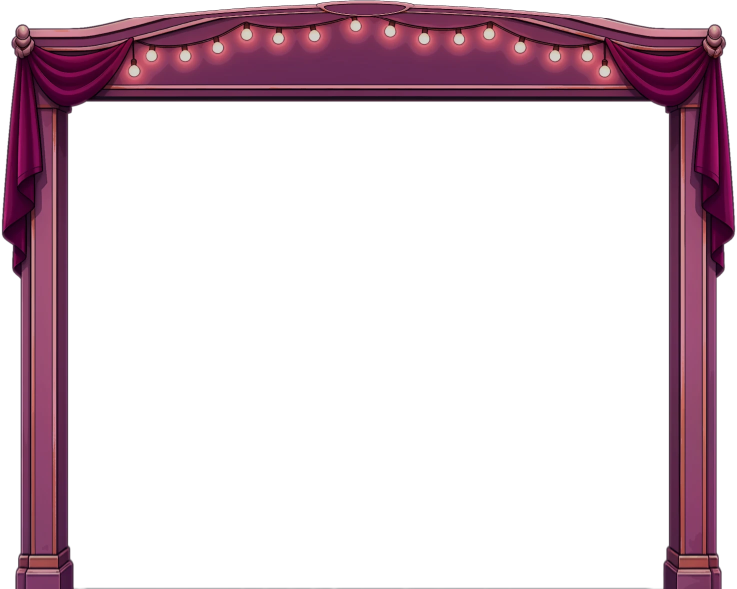
#> input picture assets/final/webp/frame/b2_crown_landscape.webp, 1474 x 1177 px (shown at 1/2 size); its folder holds 4 pictures in this run
$ python gen-frame-glow.py
#> lines starting #> are read from the running program, lines starting #| are printed output that depends on the picture; after the words box and inside, x2 and y2 are one past the last pixel; in counts of white or black regions, pixels touching at a corner belong together
#!/usr/bin/env python3
"""v3.12 board-frame neon halo (James 2026-10-26: "more glow ... on the frame").
Pre-renders a soft pink neon halo around the B2 crown silhouette (crown + pilasters + drapes) per orientation, so the
game only fades one static image on opacity (no per-frame blur/shadow/canvas work). The halo sits BEHIND the crown and
the recess (alcove.ts #alcoveGlow), is cleared inside the board opening (the portrait recess is semi-transparent over
Roxy) and has no round shapes of its own: it follows the frame's outline only.
Output canvas = crown png + PADpx on every side, at SCALE of the crown's px (alcove.ts GLOW mirrors PAD).
  python3 scripts/gen-frame-glow.py      (from frontend/apps/elfhaus)
"""
from pathlib import Path
import numpy as np
from PIL import Image, ImageFilter

REPO = Path(__file__).resolve().parents[4]
DIR = REPO / 'assets/final/webp/frame'
PAD, SCALE = 160, 0.5                      # crown png px of halo room per side; output resolution (soft image, half res is plenty)
BOARD = {'landscape': (147, 222, 1180, 944), 'portrait': (160, 313, 1283, 1026)}  # frames.json board_in_png
CORE, HAZE = (255, 122, 206), (255, 64, 168)   # neon pink: hot core near the edge, deeper magenta haze further out (not the wild gold)

def blur(a, r):
    return np.asarray(Image.fromarray((a * 255).astype(np.uint8)).filter(ImageFilter.GaussianBlur(r)), np.float32) / 255

for o, (bx, by, bw, bh) in BOARD.items():
    cr = Image.open(DIR / f'b2_crown_{o}.webp').convert('RGBA')
#> cr is the input picture: PIL image 1474x1177 RGBA; mean R, G, B, A 31.4, 14.6, 22.4, 66.6
    W, H = cr.size
#> W = 1474; H = 1177
    w, h = round((W + 2 * PAD) * SCALE), round((H + 2 * PAD) * SCALE)
#> w = 897; h = 748
    a = np.zeros((h, w), np.float32)
    sil = cr.getchannel('A').resize((round(W * SCALE), round(H * SCALE)), Image.LANCZOS)
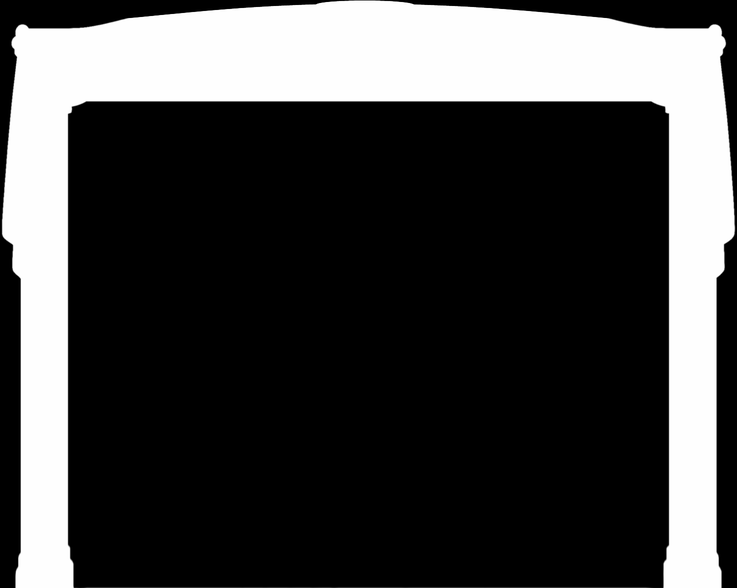
#> sil: PIL image 737x588 L; min 0, max 255, mean 66.6
    p = round(PAD * SCALE)
    a[p:p + sil.height, p:p + sil.width] = (np.asarray(sil, np.float32) / 255 > 0.5)
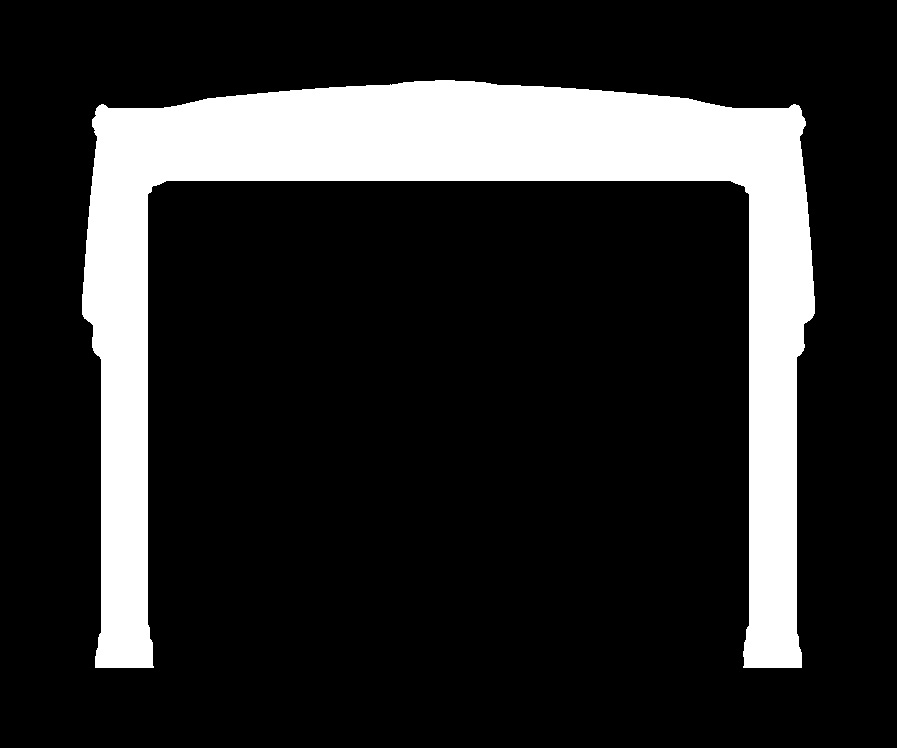
#> a: shape (748, 897) float32; values 0 (black) and 1 (white), 16.9% white; 1 white region, box (x1, y1, x2, y2) and area: (82, 80, 815, 668) 113291
    # long-tailed neon falloff from three gaussians (sigma in crown px; portrait art is drawn ~2x denser per screen px)
    k = 1.0 if o == 'landscape' else 1.5
    g1, g2, g3 = (blur(a, sg * k * SCALE) for sg in (6, 22, 60))
#> call 3 of blur, with r = 30
#> in blur (call 3), `return np.asarray(Image.fromarray((a * 255).astype(np.uint8)).filter(I..`:
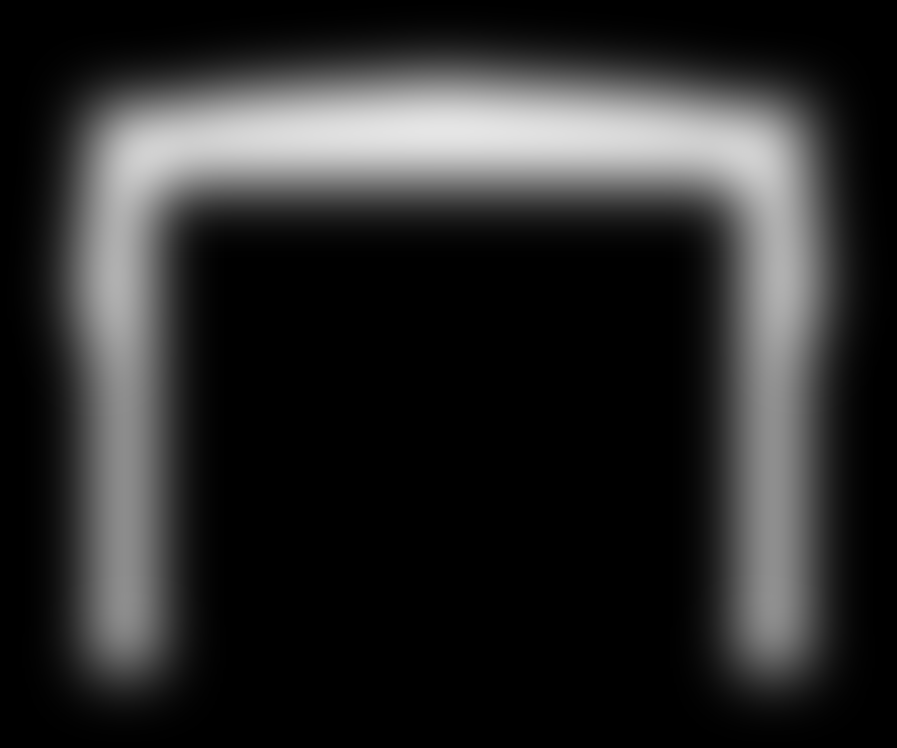
#> returned value: shape (748, 897) float32; min 0, max 0.898, mean 0.169
    near = np.clip(g1 * 2, 0, 1)
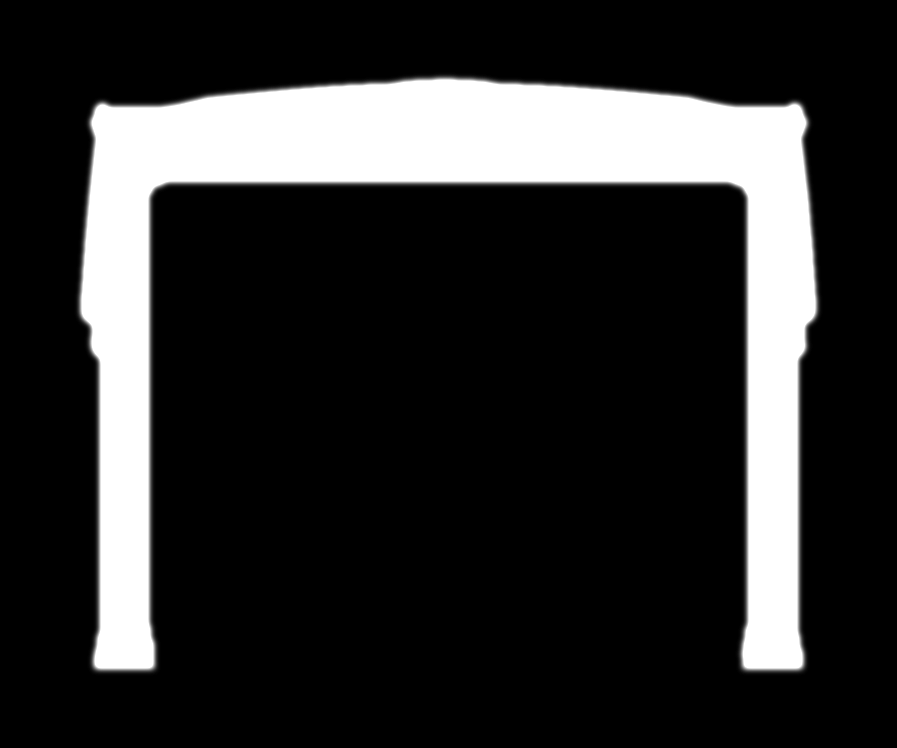
#> near: shape (748, 897) float32; min 0, max 1, mean 0.182
    alpha = np.clip(0.55 * near + 0.55 * np.clip(g2 * 2, 0, 1) + 0.45 * np.clip(g3 * 2, 0, 1), 0, 1)
    # clear the board opening: only a soft, dim spill (INNER px, fading over EDGE px) reaches past the crown's lips onto the reels
    yy, xx = np.mgrid[0:h, 0:w].astype(np.float32)
    INNER, EDGE = 12, 26
    x0, y0, x1, y1 = [(v + PAD) * SCALE for v in (bx - INNER, by - INNER, bx + bw + INNER, by + bh + INNER)]
    inside = np.clip(np.minimum.reduce([xx - x0, x1 - xx, yy - y0, y1 - yy]) / (EDGE * SCALE), 0, 1)
    alpha *= (1 - inside) ** 2
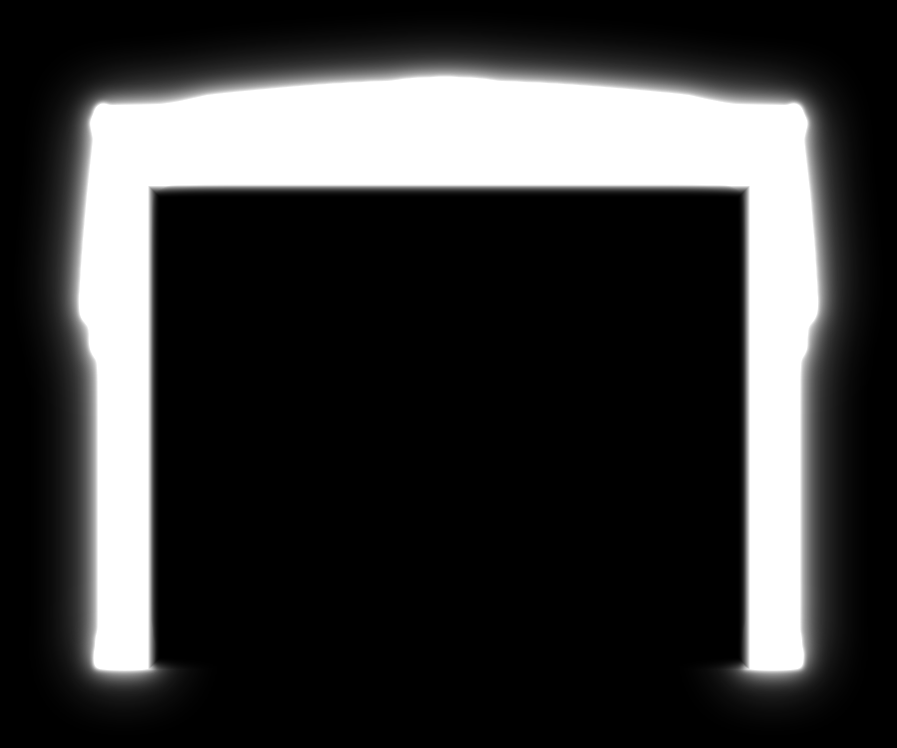
#> alpha: shape (748, 897) float32; min 0, max 1, mean 0.226
    t = np.clip(near / np.maximum(alpha, 1e-3), 0, 1)[..., None]
    rgb = np.array(HAZE, np.float32) * (1 - t) + np.array(CORE, np.float32) * t
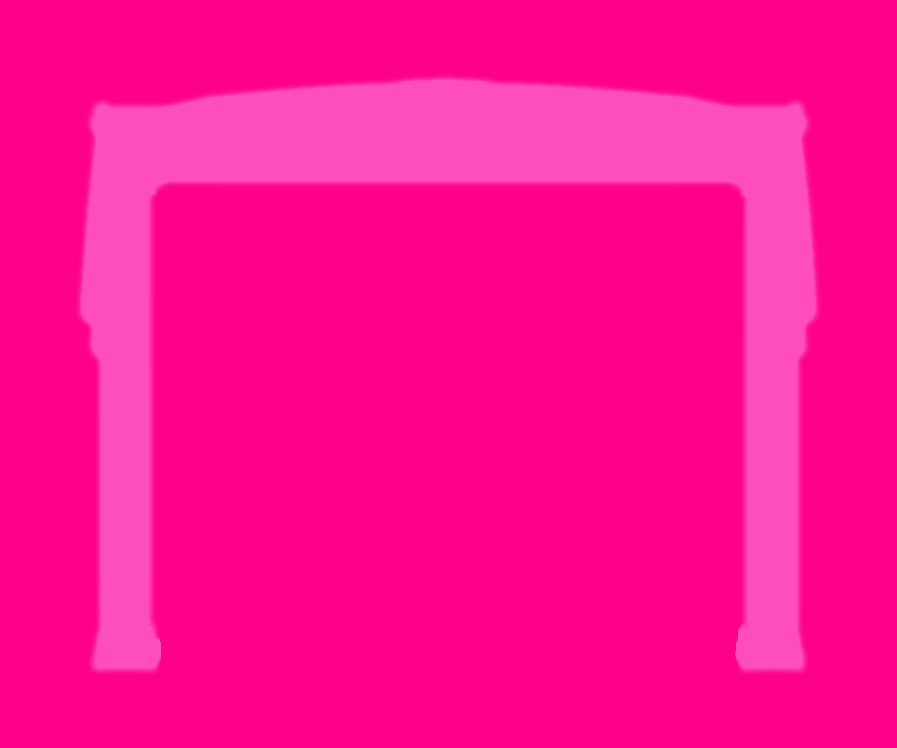
#> rgb: shape (748, 897, 3) float32; mean of channels 0, 1, 2 255.9, 74.7, 175.2; drawn with min black and max white
    out = np.dstack([rgb, alpha[..., None] * 255]).astype(np.uint8)
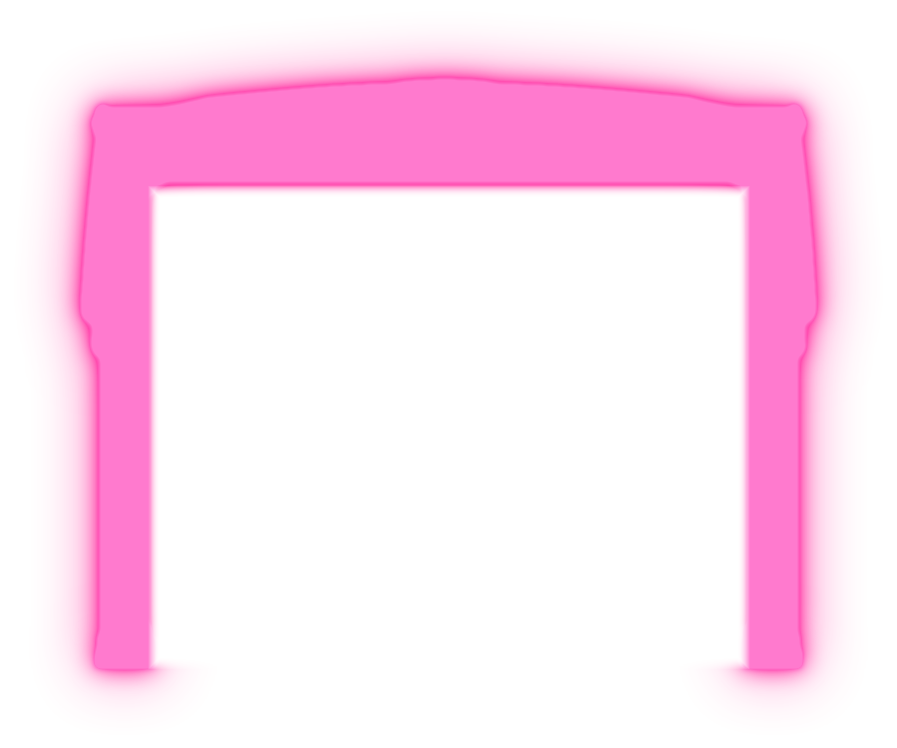
#> out: shape (748, 897, 4); mean of channels 0, 1, 2, 3 255, 74.7, 175, 57.5; transparent parts drawn white
    dst = DIR / f'b2_glow_{o}.webp'
    Image.fromarray(out, 'RGBA').save(dst, 'WEBP', quality=82, method=6)
#> (the run stopped early here; a loop or call above may not have finished)
